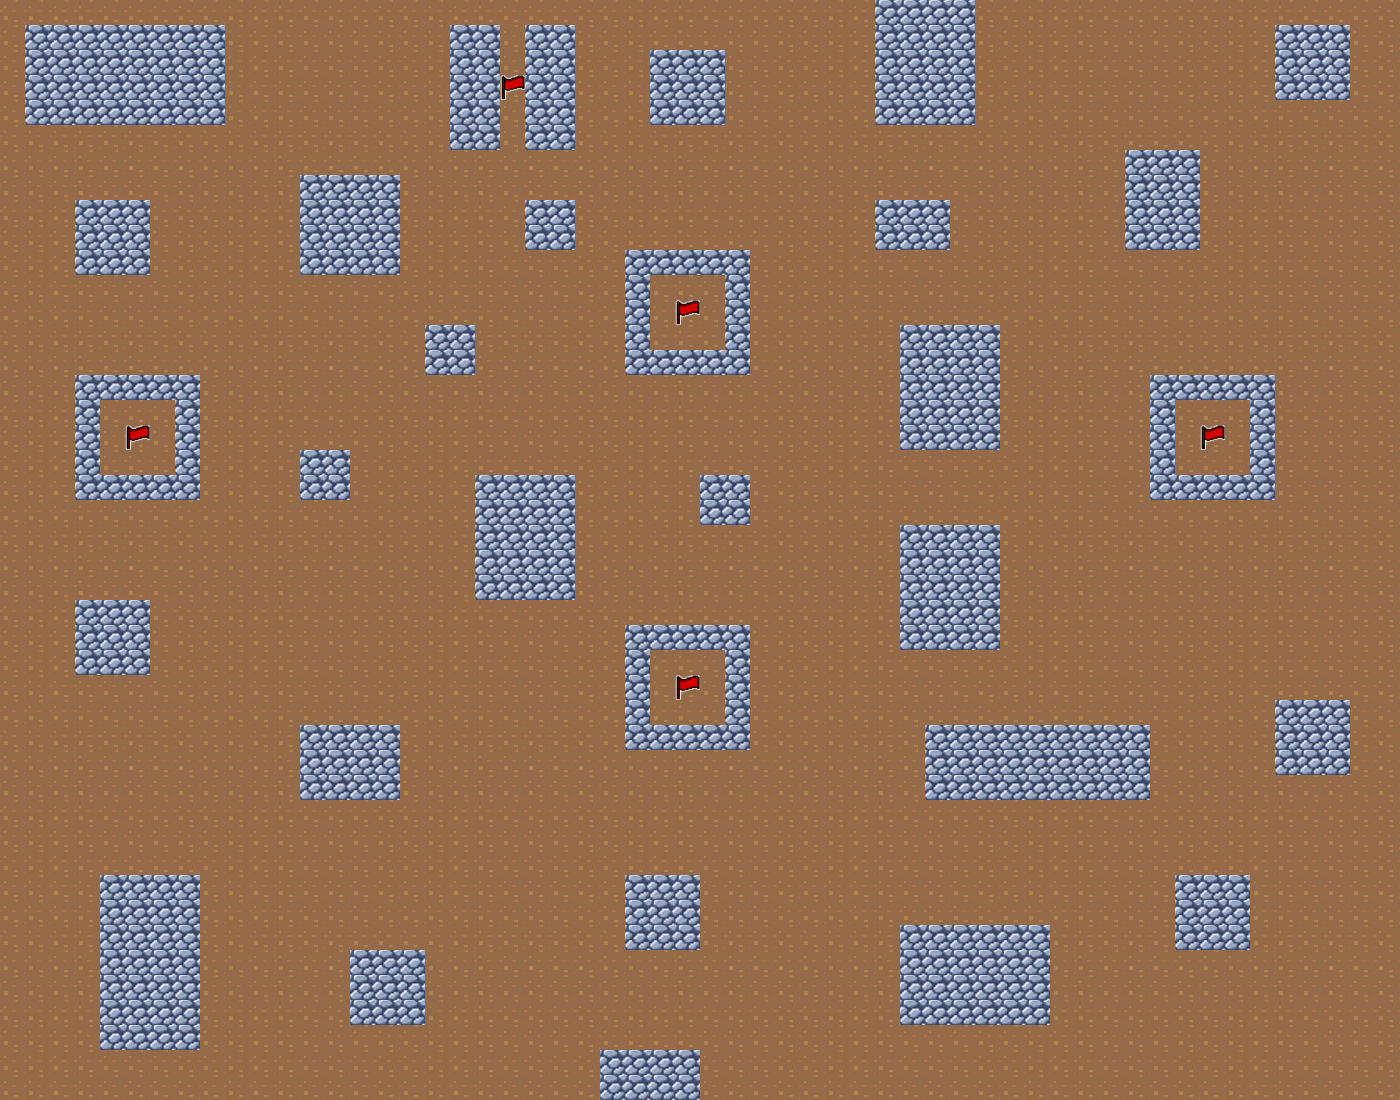

Rendered tile map (Tiled .tmx) drawn with the repository's tilesets; below, a short description and the map source with its tile grids summarised:
An orthogonal 56x44 tile map with 25x25 px tiles, 2 tile layers (map, flags).

<map version="1.5" tiledversion="1.5.0" orientation="orthogonal" renderorder="right-down" width="56" height="44" tilewidth="25" tileheight="25" infinite="0" nextlayerid="3" nextobjectid="1">
 <tileset firstgid="1" source="../myTileset.tsx" />
 <layer id="1" name="map" width="56" height="44">
  <data>[2464 cells, 2464 non-empty, 2 distinct tile ids]</data>
 </layer>
 <layer id="2" name="flags" width="56" height="44">
  <data>[2464 cells, 69 non-empty, 3 distinct tile ids]</data>
 </layer>
</map>